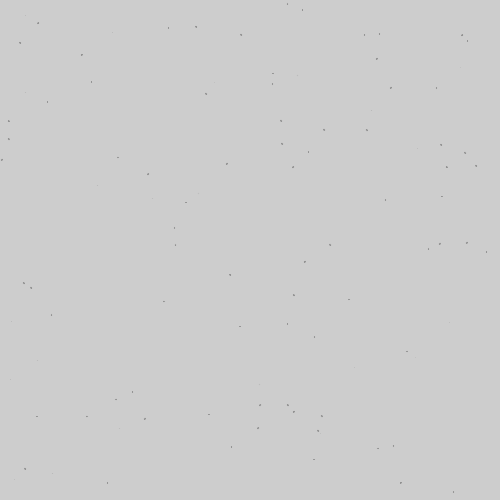
Frame 1 (no input)
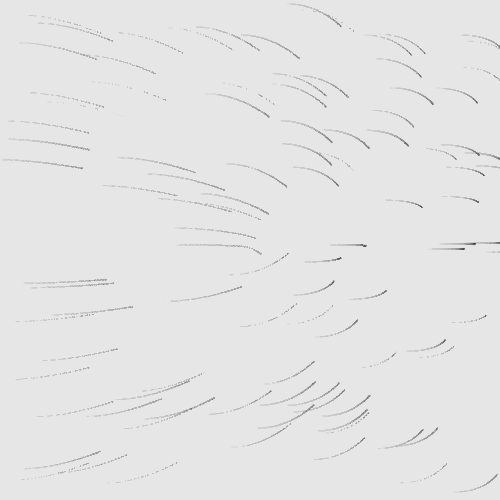
Frame 60 (the mouse pressed at the canvas centre just before this capture)
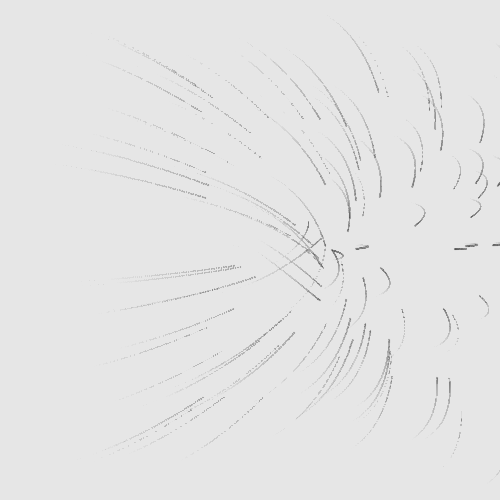
Frame 120 (the mouse held since frame 60 and released just before this capture)

The Processing sketch that drew these frames (run headless with seeded random() and noise(); from frame 60 on, the mouse is pressed at the canvas centre):

// Processing sketch: Exercise_2_8_Advance_Gravity
// ── Exercise_2_8_Advance_Gravity.pde
Mover[] movers = new Mover[100];
Attractor attractor;

void setup(){
  size(500,500);
  for(int i = 0; i< movers.length; i++){
    movers[i] = new Mover(random(width),random(height), random(0.1,1));
  }
  
  attractor = new Attractor();
}

void draw(){
  //background(255,1);
  pushStyle();
  noStroke();
  rectMode(CENTER);
  fill(255,5);
  rect(width/2,height/2,width,height);
  popStyle();
  for(int i = 0 ; i < movers.length; i++){
    PVector force = attractor.attract(movers[i]);
    movers[i].applyForce(force);
    
    movers[i].update();
    movers[i].display();

  }
  
  //attractor.display();
}



//Mover m;
//Attractor a;
 
//void setup() {
//  size(640,360);
//  m = new Mover();
//  a = new Attractor();
//}
 
//void draw() {
//  background(255);
 
////Apply the attraction force from the Attractor on the Mover.
//  PVector force = a.attract(m);
//  m.applyForce(force);
//  m.update();
 
//  a.display();
//  m.display();
//}
// ── Attractor.pde
//class Attractor{
//  PVector location;
//  float mass;
//  float G;
  
//  Attractor(){
//    location = new PVector(width/2, height/2);
//    mass = 20;
//    G =0.4;
    
//  }
  
  
//  void display(){
//    pushStyle();
//    fill(20);
//    ellipse(location.x,location.y,mass,mass);
//    popStyle();
//  }
  
//  PVector attract(Mover m){
//    PVector force = PVector.sub(location,m.location);
//    float distance = force.mag();
//    distance = constrain(distance,5.0,25.0);
    
//    force.normalize();
//    float strength = (G*mass*m.mass)/(distance*distance);
//    force.mult(strength);
//    return force;
    
//  }
//}


class Attractor {
  float mass;
  PVector location;
  float G;
 
  Attractor() {
    location = new PVector(width/2,height/2);
    mass = 20;
    G = 0.4;
  }
 
  PVector attract(Mover m) {
    PVector force = PVector.sub(location,m.location);
    float distance = force.mag();
//Remember, we need to constrain the distance so that our circle doesn’t spin out of control.
    distance = constrain(distance,5.0,25.0);
 
 
    force.normalize();
    float strength = (G * mass * m.mass) / (distance * distance);
    force.mult(strength);
    return force;
  }
 
  void display() {
    stroke(0);
    fill(175,200);
    ellipse(location.x,location.y,mass*2,mass*2);
  }
}
// ── Mover.pde
class Mover{
  PVector location;
  PVector velocity;
  PVector acceleration;
  float mass;
  Mover(float _x, float _y, float _m){
    location = new PVector(_x,_y);
    velocity = new PVector(1,0);
    acceleration = new PVector(0,0);
    mass = _m;
  }
  
  void update(){
    velocity.add(acceleration);
    location.add(velocity);
    acceleration.mult(0);
  }
  
  void display(){
    pushStyle();
    //noStroke();
    //fill(127,2);
    stroke(0,80);
    ellipse(location.x,location.y,mass,mass);
  }
  
  
  void applyForce(PVector force){
    PVector f = PVector.div(force,mass);
    acceleration.add(f);
  }
  
  
}


//class Mover {

//  PVector location;
//  PVector velocity;
//  PVector acceleration;
//  float mass;

//  Mover() {
//    location = new PVector(400,50);
//    velocity = new PVector(1,0);
//    acceleration = new PVector(0,0);
//    mass = 1;
//  }
  
//  void applyForce(PVector force) {
//    PVector f = PVector.div(force,mass);
//    acceleration.add(f);
//  }
  
//  void update() {
//    velocity.add(acceleration);
//    location.add(velocity);
//    acceleration.mult(0);
//  }

//  void display() {
//    stroke(0);
//    strokeWeight(2);
//    fill(127);
//    ellipse(location.x,location.y,16,16);
//  }

//  void checkEdges() {

//    if (location.x > width) {
//      location.x = 0;
//    } else if (location.x < 0) {
//      location.x = width;
//    }

//    if (location.y > height) {
//      velocity.y *= -1;
//      location.y = height;
    //}

  //}
//
//}
